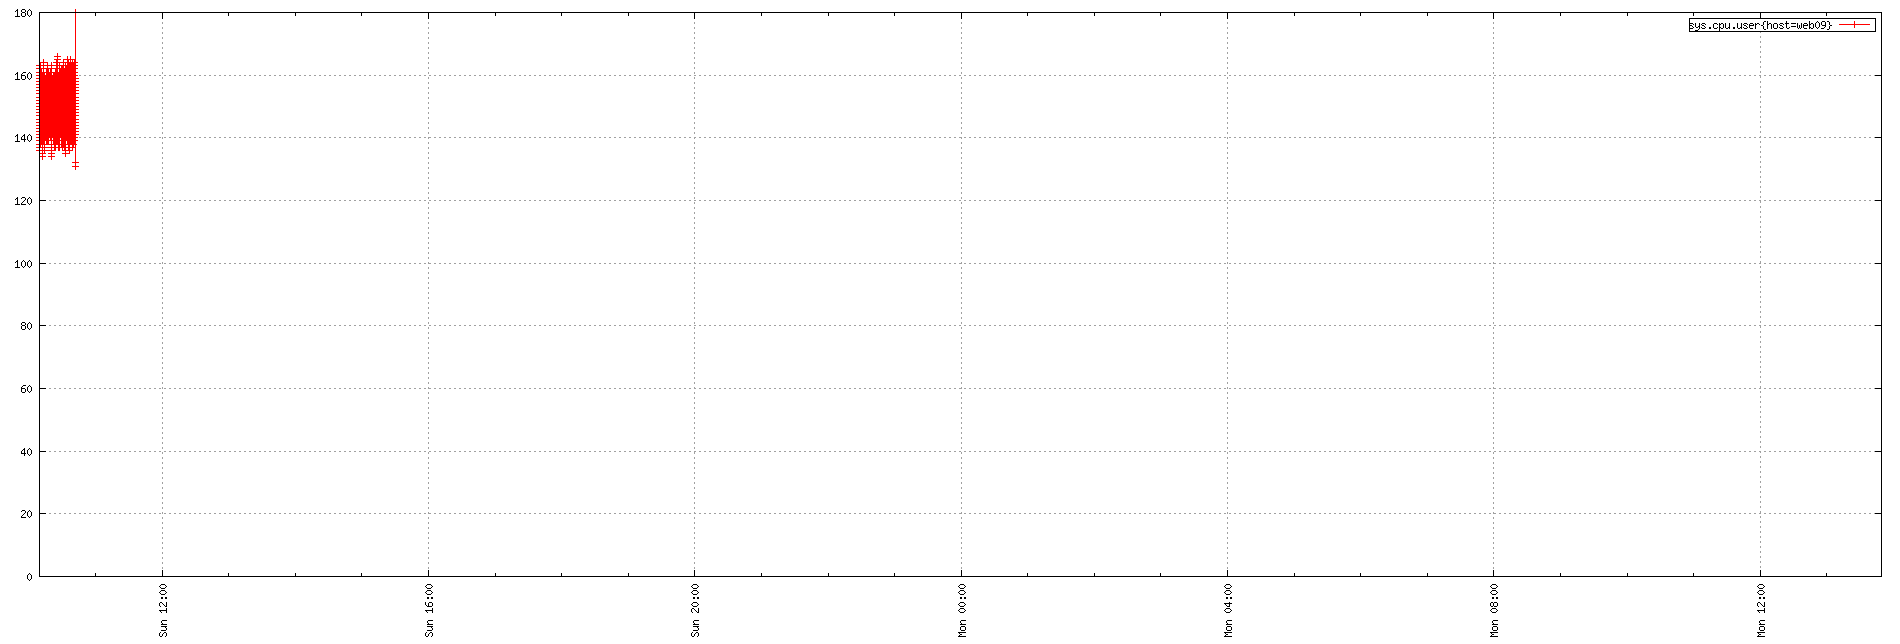

Recreate this plot in gnuplot.
set term png small size 1900,644
set xdata time
set timefmt "%s"
if (GPVAL_VERSION < 4.6) set xtics rotate; else set xtics rotate right
set output "${TMPDIR-'tmp'}/tsd/e235a31a.png"
set xrange ["1673777363":"1673876958"]
set format x "%a %H:%M"
set grid
set style data linespoint
set key right box
set yrange [0:]
plot  "${TMPDIR-'tmp'}/tsd/e235a31a_0.dat" using 1:2 title "sys.cpu.user{host=web09}"
